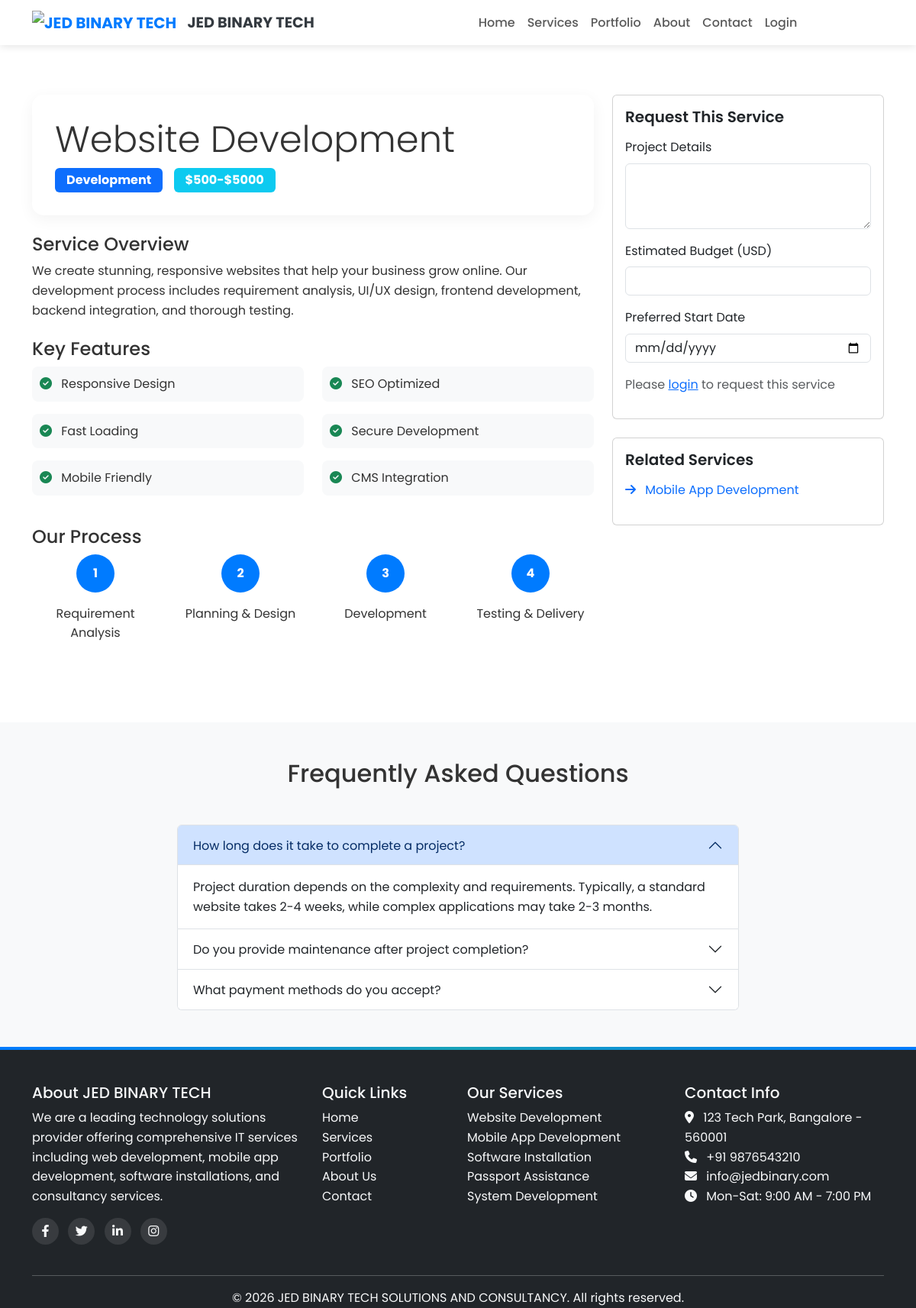
The app's page /service-details.php?id=1 with its own data.
### tables this page shows
CREATE TABLE services (
    service_id INT PRIMARY KEY AUTO_INCREMENT,
    service_name VARCHAR(100) NOT NULL,
    category VARCHAR(50),
    short_description VARCHAR(200),
    full_description TEXT,
    price_range VARCHAR(50),
    icon_class VARCHAR(50),
    image_url VARCHAR(255),
    features TEXT,
    is_featured BOOLEAN DEFAULT FALSE,
    is_active BOOLEAN DEFAULT TRUE,
    created_at TIMESTAMP DEFAULT CURRENT_TIMESTAMP
);

### includes/functions.php (called while the page is built, shortened)
<?php
function getService($service_id) {
    global $conn;
    $service_id = intval($service_id);
    $sql = "SELECT * FROM services WHERE service_id = $service_id AND is_active = 1";
    $result = mysqli_query($conn, $sql);
    if ($row = mysqli_fetch_assoc($result)) {
        $row['features'] = json_decode($row['features'], true);
        return $row;
    }
    return null;
}
?>

### includes/auth.php (called while the page is built, shortened)
<?php
class Auth {
    private $conn;
    private $logged_in = false;
    public function __construct($db_connection) {
        $this->conn = $db_connection;
        $this->checkActivityLogTable();
    }
    private function checkActivityLogTable() {
        $check_sql = "SHOW TABLES LIKE 'user_activity_log'";
        $check_result = mysqli_query($this->conn, $check_sql);
    }
    public function isLoggedIn() {
        return $this->logged_in;
    }
}
$auth = new Auth($conn);
function isLoggedIn() {
    global $auth;
    return $auth->isLoggedIn();
}
?>

### includes/config.php (called while the page is built, shortened)
<?php
$conn = mysqli_connect(DB_HOST, DB_USER, DB_PASS, DB_NAME);
mysqli_set_charset($conn, "utf8mb4");
require_once 'functions.php';
require_once 'auth.php';
?>

### service-details.php (the view, shortened to what this page needs)
 <?php
require_once 'includes/config.php';
$service_id = isset($_GET['id']) ? intval($_GET['id']) : 0;
$service = getService($service_id);
include 'includes/header.php';
$related_sql = "SELECT * FROM services WHERE category = '{$service['category']}'
                AND service_id != $service_id AND is_active = 1 LIMIT 3";
$related_result = mysqli_query($conn, $related_sql);
$related_services = mysqli_fetch_all($related_result, MYSQLI_ASSOC);
?>
<section class="service-details py-5">
    <div class="container">
        <div class="row">
            <div class="col-lg-8" data-aos="fade-right">
                <div class="service-content">
                    <div class="service-header mb-4">
                        <h1 class="display-5"><?php echo $service['service_name']; ?></h1>
                        <div class="service-meta">
                            <span class="badge bg-primary"><?php echo $service['category']; ?></span>
                            <span class="badge bg-info"><?php echo $service['price_range']; ?></span>
                        </div>
                    </div>
                    <div class="service-description mb-4">
                        <h4>Service Overview</h4>
                        <p><?php echo nl2br($service['full_description']); ?></p>
                    </div>
                    <?php if ($service['features']): ?>
                    <div class="service-features mb-4">
                        <h4>Key Features</h4>
                        <div class="row">
                            <?php foreach ($service['features'] as $feature): ?>
                            <div class="col-md-6 mb-3">
                                <div class="feature-item">
                                    <i class="fas fa-check-circle text-success me-2"></i>
                                    <?php echo $feature; ?>
                                </div>
                            </div>
                            <?php endforeach; ?>
                        </div>
                    </div>
                    <?php endif; ?>
                    <div class="service-process mb-4">
                        <h4>Our Process</h4>
                        <div class="process-steps">
                            <div class="row">
                                <div class="col-md-3 text-center mb-3">
                                    <div class="step-circle">1</div>
                                    <p>Requirement Analysis</p>
                                </div>
                                <div class="col-md-3 text-center mb-3">
                                    <div class="step-circle">2</div>
                                    <p>Planning & Design</p>
                                </div>
                                <div class="col-md-3 text-center mb-3">
                                    <div class="step-circle">3</div>
                                    <p>Development</p>
                                </div>
                                <div class="col-md-3 text-center mb-3">
                                    <div class="step-circle">4</div>
                                    <p>Testing & Delivery</p>
                                </div>
                            </div>
                        </div>
                    </div>
                </div>
            </div>
            <div class="col-lg-4" data-aos="fade-left">
                <div class="service-sidebar">
                    <div class="card mb-4">
                        <div class="card-body">
                            <h5 class="card-title">Request This Service</h5>
                            <form id="requestServiceForm" method="POST" action="api/service-request.php">
                                <div class="mb-3">
                                    <label for="details" class="form-label">Project Details</label>
                                    <textarea class="form-control" id="details" name="details" rows="3" required></textarea>
                                </div>
                                <div class="mb-3">
                                    <label for="budget" class="form-label">Estimated Budget (USD)</label>
                                    <input type="number" class="form-control" id="budget" name="budget" required>
                                </div>
                                <div class="mb-3">
                                    <label for="preferred_date" class="form-label">Preferred Start Date</label>
                                    <input type="date" class="form-control" id="preferred_date" name="preferred_date" required>
                                </div>
                                <?php if (isLoggedIn()): ?>
                                    <button type="submit" class="btn btn-primary w-100">Submit Request</button>
                                <?php else: ?>
                                    <p class="text-muted">Please <a href="login.php">login</a> to request this service</p>
                                <?php endif; ?>
                            </form>
                        </div>
                    </div>
                    <?php if (!empty($related_services)): ?>
                    <div class="card">
                        <div class="card-body">
                            <h5 class="card-title">Related Services</h5>
                            <ul class="list-unstyled">
                                <?php foreach ($related_services as $related): ?>
                                <li class="mb-2">
                                    <a href="service-details.php?id=<?php echo $related['service_id']; ?>" class="text-decoration-none">
                                        <i class="fas fa-arrow-right text-primary me-2"></i>
                                        <?php echo $related['service_name']; ?>
                                    </a>
                                </li>
                                <?php endforeach; ?>
                            </ul>
                        </div>
                    </div>
                    <?php endif; ?>
                </div>
            </div>
        </div>
    </div>
</section>
<section class="faq-section py-5 bg-light">
    <div class="container">
        <h2 class="text-center mb-5">Frequently Asked Questions</h2>
        <div class="row">
            <div class="col-lg-8 mx-auto">
                <div class="accordion" id="faqAccordion">
                    <div class="accordion-item">
                        <h2 class="accordion-header">
                            <button class="accordion-button" type="button" data-bs-toggle="collapse" data-bs-target="#faq1">
                                How long does it take to complete a project?
                            </button>
                        </h2>
                        <div id="faq1" class="accordion-collapse collapse show" data-bs-parent="#faqAccordion">
                            <div class="accordion-body">
                                Project duration depends on the complexity and requirements. Typically, a standard website takes 2-4 weeks, while complex applications may take 2-3 months.
                            </div>
                        </div>
                    </div>
                    <div class="accordion-item">
                        <h2 class="accordion-header">
                            <button class="accordion-button collapsed" type="button" data-bs-toggle="collapse" data-bs-target="#faq2">
                                Do you provide maintenance after project completion?
                            </button>
                        </h2>
                    </div>
                    <div class="accordion-item">
                        <h2 class="accordion-header">
                            <button class="accordion-button collapsed" type="button" data-bs-toggle="collapse" data-bs-target="#faq3">
                                What payment methods do you accept?
                            </button>
                        </h2>
                    </div>
                </div>
            </div>
        </div>
    </div>
</section>
<?php include 'includes/footer.php'; ?>

### assets/css/style.css (style rules this page uses)
:root { --primary-color: #007bff; --secondary-color: #6c757d; --success-color: #28a745; --danger-color: #dc3545; --warning-color: #ffc107; --info-color: #17a2b8; --dark-color: #343a40; --light-color: #f8f9fa; }
* { margin: 0; padding: 0; box-sizing: border-box; }
body { font-family: 'Poppins', sans-serif; line-height: 1.6; color: #333; padding-top: 76px; }
.card-title { font-size: 1.25rem; font-weight: 600; margin-bottom: 15px; }
.service-header { background: white; padding: 30px; border-radius: 15px; box-shadow: 0 5px 20px rgba(0,0,0,0.05); }
.service-meta .badge { font-size: 1rem; padding: 8px 15px; margin-right: 10px; }
.feature-item { padding: 10px; background: #f8f9fa; border-radius: 8px; transition: all 0.3s ease; }
.process-steps .step-circle { width: 50px; height: 50px; line-height: 50px; text-align: center; background: var(--primary-color); color: white; border-radius: 50%; margin: 0 auto 15px; font-weight: 700; transition: all 0.3s ease; }

### records on screen
services: service_name "Website Development", category "Development", price_range "$500-$5000", full_description "We create stunning, responsive websites that help your business grow online. Our development process includes requirement analysis, UI/UX design, frontend development, backend integration, and thorough testing."
services: service_name "Mobile App Development"

### other values on screen
$feature "Responsive Design"
$feature "SEO Optimized"
$feature "Fast Loading"
$feature "Secure Development"
$feature "Mobile Friendly"
$feature "CMS Integration"
